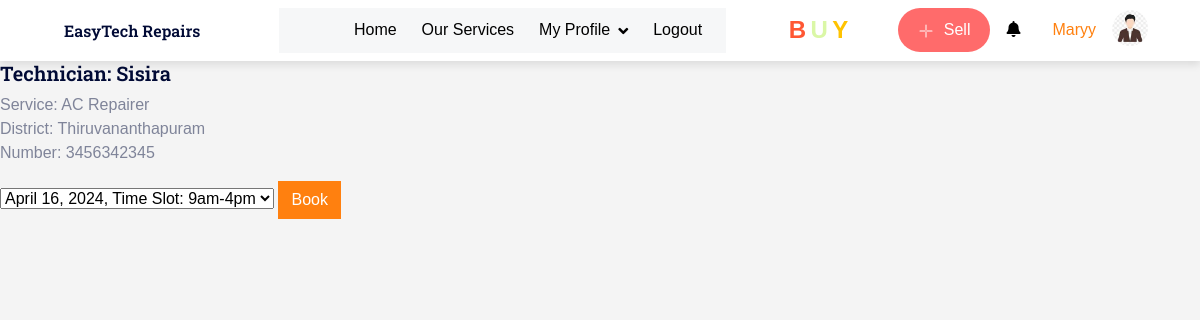
/booking/ (signed in), run on the app's committed database.
### app1/models.py (models this page shows, shortened)
class CustomUser(AbstractUser):
    user_type = models.CharField(max_length=20)  # Add any additional fields you need

class UserProfile(models.Model):
    user = models.OneToOneField(CustomUser, on_delete=models.CASCADE)
    image = models.ImageField(upload_to='profile_images/', blank=True, null=True)
    first_name = models.CharField(max_length=255, blank=True, null=True)
    last_name = models.CharField(max_length=255, blank=True, null=True)
    mobile = models.CharField(max_length=15, blank=True, null=True)
    address = models.TextField(blank=True, null=True)
    job_title = models.CharField(max_length=255, blank=True, null=True)
    company_name = models.CharField(max_length=255, blank=True, null=True)
    education_field = models.CharField(max_length=50, blank=True, null=True)

class TechnicianProfile(models.Model):
    user = models.OneToOneField(CustomUser, on_delete=models.CASCADE)
    user_profile = models.OneToOneField(UserProfile, on_delete=models.CASCADE)
    service = models.CharField(max_length=50)  # electrician, plumber, repairer, etc.
    resume = models.FileField(upload_to='technician_resumes/', blank=True, null=True, help_text='Upload a PDF file')
    id_proof = models.ImageField(upload_to='id_proofs/', blank=True, null=True, help_text='Upload an image for ID proof')
    experience = models.PositiveIntegerField(null=True, blank=True)
    district = models.CharField(max_length=50, blank=True, null=True)
    tech_first_name = models.CharField(max_length=255, blank=True, null=True)
    tech_last_name = models.CharField(max_length=255, blank=True, null=True)
    tech_email = models.EmailField(blank=True, null=True)
    tech_number = models.CharField(max_length=15, blank=True, null=True)
    tech_image = models.ImageField(upload_to='technician_profile_images/', blank=True, null=True)
    is_approved = models.BooleanField(default=False)  # New field for approval status

### app1/views.py (the view)
# urls.py: path('booking/', views.booking, name='booking'),
def booking(request):
    user = request.user
    try:
        user_profile = UserProfile.objects.get(user=user)
    except UserProfile.DoesNotExist:
        user_profile = UserProfile.objects.create(user=user)
    availabilities = TechnicianAvailability.objects.all()
    grouped_availabilities = {}
    for availability in availabilities:
        technician_id = availability.technician_id
        if technician_id in grouped_availabilities:
            grouped_availabilities[technician_id]['availabilities'].append(availability)
        else:
            technician = availability.technician
            grouped_availabilities[technician_id] = {
                'technician': technician,
                'availabilities': [availability]
            }
    grouped_list = grouped_availabilities.values()
    return render(request, 'booking.html', {'user_profile': user_profile, 'grouped_availabilities': grouped_list})

### templates/booking.html (shortened to what this page needs)
{% load static %}
<!DOCTYPE html>
<html lang="en">
<head>
    <link href="https://cdnjs.cloudflare.com/ajax/libs/font-awesome/5.10.0/css/all.min.css" rel="stylesheet">
    <link href="https://cdn.jsdelivr.net/npm/bootstrap-icons@1.4.1/font/bootstrap-icons.css" rel="stylesheet">
    <link href="{% static 'lib/animate/animate.min.css'%}" rel="stylesheet">
    <link href="{% static 'lib/owlcarousel/assets/owl.carousel.min.css'%}" rel="stylesheet">
    <link href="{% static 'css/bootstrap.min.css'%}" rel="stylesheet">
    <link href="{% static 'css/style.css'%}" rel="stylesheet">
</head>
<body>
<nav class="navbar navbar-expand-lg bg-white navbar-light sticky-top px-4 px-lg-5">
    <a href="{% url 'index' %}" class="navbar-brand d-flex align-items-center">
        <h6 class="m-0"><img class="img-fluid me-3" src="{% static 'img/icon/icon-02-primary.png'%}" alt="">EasyTech Repairs</h6>
    </a>
    <div class="collapse navbar-collapse" id="navbarCollapse">
        <div class="navbar-nav mx-auto bg-light pe-4 py-3 py-lg-0">
            <a href="{% url 'customer_profile' %}" class="nav-item nav-link active" style="color: black;">Home</a>
            <a href="{% url 'services' %}" class="nav-item nav-link" style="color: black;">Our Services</a>
            <div class="nav-item dropdown">
                <a href="#" class="nav-link dropdown-toggle" data-bs-toggle="dropdown" id="myProfileLink" style="color: black;">My Profile</a>
            </div>
            <a href="{% url 'logout' %}" class="nav-item nav-link" id="logout-link" style="color: black;">Logout</a>
        </div>
    </div>
    <div style="margin-right: 50px;">
        <a href="{% url 'appliances' %}" class="text-decoration-none" style="color: #FF5733; font-size: 24px; font-weight: bold;"><b>B</b></a>
        <a href="{% url 'appliances' %}" class="text-decoration-none" style="color: #DAF7A6; font-size: 24px; font-weight: bold;"><b>U</b></a>
        <a href="{% url 'appliances' %}" class="text-decoration-none" style="color: #FFC300; font-size: 24px; font-weight: bold;"><b>Y</b></a>
    </div>
    <a href="{% url 'sell' %}">
        <button class="btn sell-btn">
          Sell
        </button>
      </a>
<a href="{% url 'notification_customer' %}" class="nav-item nav-link" style="color: black;">
    <i class="fas fa-bell"></i>
</a>
<a href="#" class="nav-item nav-link">
    {{ user.username }}
</a>
<div class="profile-picture-round">
    {% if user_profile.image %}
        <img src="{{ user_profile.image.url }}" alt="User Profile Picture">
    {% else %}
        <img src="{% static 'css/img/icon/logo.jpg' %}" alt="">
    {% endif %}
</div>
</nav>
{% for technician_group in grouped_availabilities %}
<div class="availability-box">
    <h5>Technician: {{ technician_group.technician.username }}</h5>
    <p>Service: {{ technician_group.technician.technicianprofile.service }}<br>
    District: {{ technician_group.technician.technicianprofile.district }}<br>
    Number: {{ technician_group.technician.technicianprofile.tech_number}}</p>
    <form method="post" action="{% url 'booking_details' %}">
        <select name="availability-dropdown" id="availability-dropdown">
            {% for availability in technician_group.availabilities %}
            <option value="{{ availability.id }}">
                {{ availability.date }}, Time Slot: {{ availability.time_slot }}
            </option>
            {% endfor %}
        </select>
        <button type="submit" class="btn btn-primary book-btn">Book</button>
    </form>
</div>
{% endfor %}
</body>
</html>

### static/css/style.css (style rules this page uses)
:root { --primary: #FF800F; --secondary: #001064; --light: #F6F7F8; --dark: #010A35; }
.btn { transition: .5s; }
.btn.btn-primary, .btn.btn-outline-primary:hover, .btn.btn-secondary, .btn.btn-outline-secondary:hover { color: #FFFFFF; }
.navbar .navbar-nav .nav-link { margin-left: 25px; padding: 10px 0; color: #696E77; font-weight: 400; outline: none; }
.navbar .navbar-nav .nav-link:hover, .navbar .navbar-nav .nav-link.active { color: var(--primary); }
.navbar .dropdown-toggle::after { border: none; content: "\f107"; font-family: "Font Awesome 5 Free"; font-weight: 900; vertical-align: middle; margin-left: 8px; }

### templates/booking.html (style rules this page uses)
.navbar.sticky-top { top: -100px; transition: .5s; }
.navbar .navbar-nav .nav-link { margin-left: 25px; padding: 10px 0; color: #696E77; font-weight: 400; outline: none; }
.navbar .navbar-nav .nav-link:hover, .navbar .navbar-nav .nav-link.active { color: var(--primary); }
.navbar .dropdown-toggle::after { border: none; content: "\f107"; font-family: "Font Awesome 5 Free"; font-weight: 900; vertical-align: middle; margin-left: 8px; }
body { font-family: 'Arial', sans-serif; background-color: #f4f4f4; margin: 0; padding: 0; display: flex; flex-direction: column; }
nav { background-color: #fff; box-shadow: 0 4px 8px rgba(0, 0, 0, 0.1); z-index: 1000; }
.sell-btn { background-color: #FF6B6B; border: none; color: white; padding: 10px 20px; text-align: center; text-decoration: none; display: inline-block; font-size: 16px; border-radius: 30px; cursor: pointer; transition: background-color 0.3s; }
.sell-icon { margin-right: 5px; }
.profile-picture-round { width: 40px; height: 40px; border-radius: 50%; overflow: hidden; position: relative; }
.profile-picture-round img { width: 90%; height: 90%; object-fit: cover; border-radius: 50%; }

### data on the page
CustomUser: username "Maryy"
UserProfile: image (picture)
CustomUser: technician.username "Sisira", technician.technicianprofile.service "AC Repairer", technician.technicianprofile.district "Thiruvananthapuram", technician.technicianprofile.tech_number "3456342345"

### other printed values
form field availability-dropdown "April 16, 2024, Time Slot: 9am-4pm"
